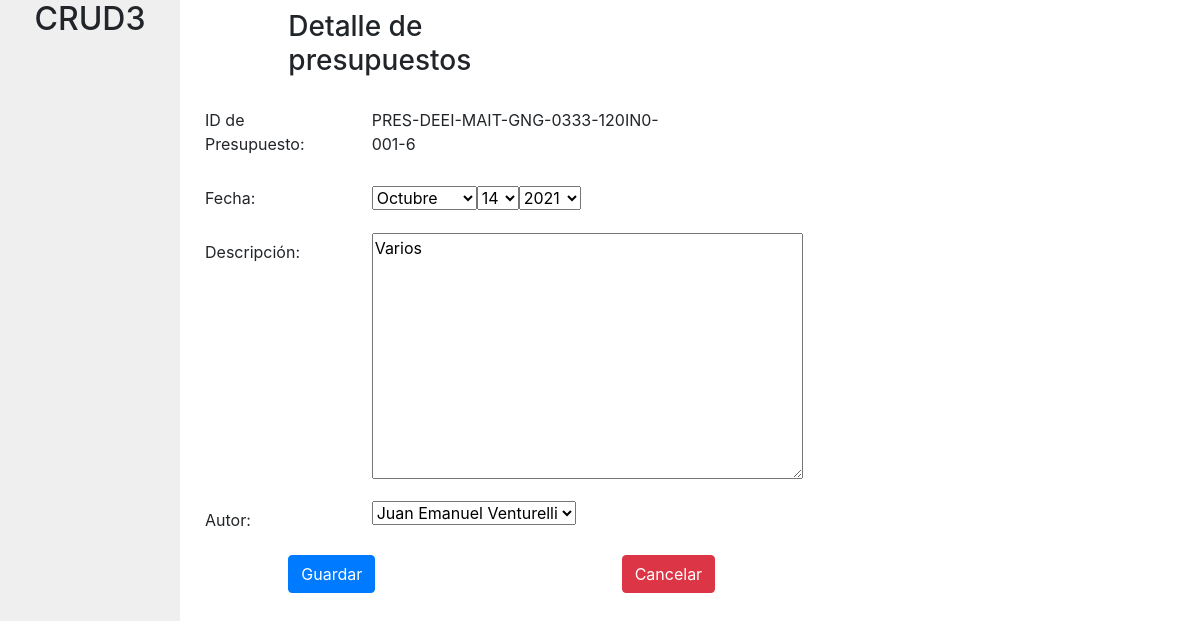
/app/presupuesto_edit/6, run on the app's committed database.
### app/models.py (models this page shows, shortened)
class Presupuesto(models.Model):
    eid = models.CharField(max_length=20)
    efecha = models.DateField(default=date.today)
    edescripcion = models.TextField(max_length=256)
    eautor = models.ForeignKey(Employee, on_delete=models.CASCADE)
    class Meta:
        db_table = "presupuesto"

### app/views.py (the view)
# urls.py: path('presupuesto_edit/<int:id>', views.presupuesto_edit),
def presupuesto_edit(request, id):
    row = Presupuesto.objects.get(id=id)
    if request.method == "POST":
        form = PresupuestoFormEdit(request.POST, instance = row)
        if form.is_valid():
            try:
                form.save()
                return redirect('/app/presupuesto_list')
            except:
                pass
    else:
        form = PresupuestoFormEdit(instance = row)
    return render(request,'app/presupuesto_edit.html',{'form':form, 'row':row})

### app/forms.py
class PresupuestoFormEdit(forms.ModelForm):
    class Meta:
        model = Presupuesto
        fields = ['efecha', 'edescripcion', 'eautor']
        widgets = {'efecha': forms.SelectDateWidget()
        }

### app/models.py (called while the page is built)
    def __str__(self):
        return "%s" % (self.ename)

### app/templates/app/presupuesto_edit.html (shortened to what this page needs)
{% extends "base.html" %}
{% block content %}
<form method="POST" class="post-form" action="/app/presupuesto_edit/{{row.id}}">
 <div class="container">
  <div class="form-group row">
   <label class="col-sm-1 col-form-label"></label>
   <div class="col-sm-4">
    <h3>Detalle de presupuestos</h3>
   </div>
  </div>
  <div class="form-group row">
   <label class="col-sm-2 col-form-label">ID de Presupuesto: </label>
   <label class="col-sm-4 col-form-label">{{ row.eid }} </label>
  </div>
  {% include "app/presupuesto_form.html" %}
 </div>
</form>
{% endblock %}

### app/templates/app/presupuesto_form.html
<div class="form-group row">
 <label class="col-sm-2 col-form-label">Fecha: </label>
 <label class="col-sm-4 col-form-label">{{ form.efecha }} </label>
</div>
<div class="form-group row">
 <label class="col-sm-2 col-form-label">Descripción:</label>
 <div class="col-sm-4">
  {{ form.edescripcion }}
 </div>
</div>
<div class="form-group row">
 <label class="col-sm-2 col-form-label">Autor:</label>
 <div class="col-sm-4">
  {{ form.eautor }}
 </div>
</div>
<div class="form-group row">
 <label class="col-sm-1 col-form-label"></label>
 <div class="col-sm-4">
  <button type="submit" class="btn btn-primary">Guardar</button>
 </div>
 <div class="col-sm-4">
  <a  class="btn btn-danger" href="/app/presupuesto_list">Cancelar</a>
 </div>
</div>

### app/static/css/app.css (style rules this page uses)
body { margin:0; padding:0; font-family:helvetica, sans-serif; height:100vh; }

### data on the page
Presupuesto: eid "PRES-DEEI-MAIT-GNG-0333-120IN0-001-6", edescripcion "Varios", eautor "Juan Emanuel Venturelli"
